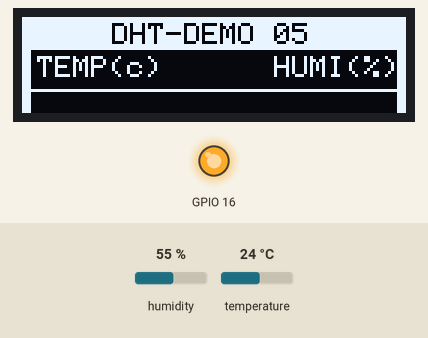
A sketch run on a simulated ESP8266 (NodeMCU). Parts: 128×32 one-colour display, output pins drawn as LEDs (lit = HIGH). Wiring (inferred from the names in the program): DHT22 sensor: data GPIO 13. Inputs (shaded band) come from the test bench; at power-on: humidity 55 %, temperature 24 °C. WiFi joins after 1.5 s; servers stay silent unless stated; no MQTT or app messages arrive unless stated; what the sketch prints to the serial monitor is not drawn.

Above: at 2.4 s.
At 48.5 s:
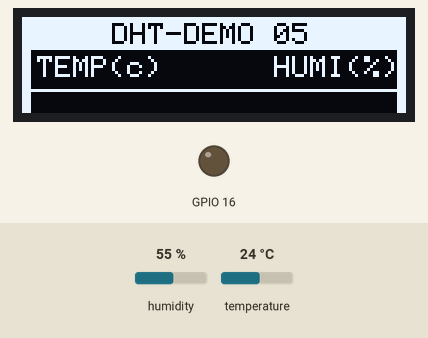
Timing chart, 0 to 130.0 s (numbered marks = the images above):
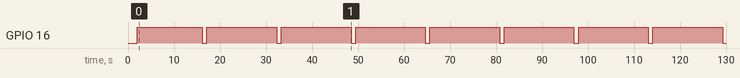

The sketch:

iot_dht_demo.ino
```cpp
 /* 第三方开发板下载配置方法https://blog.csdn.net/u013810296/article/details/54862447?utm_source=blogxgwz3
   硬件：将0.96寸7针OLED，进行改造焊接R3置于R1，并短路R8；
   软定义：Wire.h进行SDA、SCL引脚的软定义
   引脚接线：CS置空、DC连3.3V、D1连SDA、D0连SCL,不采用默认IIC引脚（GPIO4、GPIO5），RES连软定义的复位引脚（便于封装焊接）
   本案列采用Adafruit_SSD1306.h库文件，不能直接使用，需要进行文件修改(本例OLED是SSD1306_128_64）)，解决方法:
        1.进入Arduino库文件夹，打开Adafruit_SSD1306.h (使用任意文本编辑器打开)
        2.找到行：#define SSD1306_128_32
        3.取消改行的注释: #define SSD1306_128_64
        4.在Arduino中打开实例文件： ssd1306_128x64_i2c
        5.在setup函数中将地址从0x3D更改为0x3C
为避免取模后出现错误显示，取模时进行设置：1.横向取模；2.保留最后一个逗号；3.只在字母前加0；
*/
/********************库文件引用*****************************************/
#include <Wire.h>
#include <Adafruit_GFX.h>
#include <Adafruit_SSD1306.h>
#include "DHT.h"
#include <ESP8266WiFi.h>
#include <ArduinoJson.h>
#include <PubSubClient.h>
/*****************************网络初始化****************************/
#define WIFI_SSID "TCGW"       // 使用时请修改为当前你的 wifi ssid
#define WIFI_PASS "tcgw1234"   // 使用时请修改为当前你的 wifi 密码
const char* mqtt_server = "139.224.9.212";
WiFiClient espClient;
PubSubClient client(espClient);
/********************oled与DHT22初始化定义*********************************/
#define OLED_RESET   4
Adafruit_SSD1306 display(OLED_RESET);
#define DHTPIN  13
#define DHTTYPE DHT22
DHT dht(DHTPIN, DHTTYPE);
/********************变量初始化*********************************/
float humidity,humiditybuf;
float temperature,temperaturebuf;
long lastmsg = 0;
long lastpub = 0;
char msg[50];


static const unsigned char PROGMEM Gateway[] = {
0xFF,0xFF,0xFF,0xFF,0xFF,0xFF,0xFF,0xFF,0xFF,0xFF,0xFF,0xFF,0xFF,0xFF,0xFF,0xFF,
0xFF,0xFF,0xFF,0xFF,0xFF,0xFF,0xFF,0xFF,0xFF,0xFF,0xFF,0xFF,0xFF,0xFF,0xFF,0xFF,
0xFF,0xFF,0xFF,0xFF,0xFF,0xFF,0xFF,0xFF,0xFF,0xFF,0xFF,0xFF,0xFF,0xFF,0xFF,0xFF,
0xFF,0xFF,0xFF,0xFE,0xFB,0xFF,0xFF,0xC0,0x1C,0x00,0x7B,0xBF,0xFF,0xFF,0xFF,0xFF,
0xFF,0xFF,0xFF,0xFF,0x40,0x30,0x11,0xDA,0xDD,0xFF,0x7B,0x87,0xFF,0xFF,0xFF,0xFF,
0xFF,0xFF,0xFF,0xFF,0xFB,0xFD,0x7D,0xC0,0x1D,0xFF,0x77,0x77,0xFF,0xFF,0xFF,0xFF,
0xFF,0xFF,0xFF,0xFF,0xE0,0x70,0x1D,0xFD,0xFC,0xEE,0x6C,0xAF,0xFF,0xFF,0xFF,0xFF,
0xFF,0xFF,0xFF,0xFE,0x7B,0xF5,0x5D,0x80,0x0D,0x55,0x63,0xDF,0xCF,0xFF,0xFF,0xFF,
0xFF,0xFF,0xFF,0xFF,0x40,0x35,0x51,0xFD,0xFD,0xBB,0x7B,0xAF,0xCF,0xFF,0xFF,0xFF,
0xFF,0xFF,0xFF,0xFF,0x6F,0x73,0x97,0xE0,0x3D,0xBB,0x76,0x73,0xFF,0xFF,0xFF,0xFF,
0xFF,0xFF,0xFF,0xFF,0x60,0x77,0xD7,0xEF,0xBD,0x55,0x61,0x07,0xFF,0xFF,0xFF,0xFF,
0xFF,0xFF,0xFF,0xFF,0x6F,0x70,0x17,0xEF,0xBC,0xEE,0x7F,0x77,0xCF,0xFF,0xFF,0xFF,
0xFF,0xFF,0xFF,0xFF,0x60,0x77,0xD5,0xED,0xBD,0xFF,0x79,0x77,0xCF,0xFF,0xFF,0xFF,
0xFF,0xFF,0xFF,0xFF,0x2F,0x70,0x15,0xED,0xBD,0xFF,0x67,0x07,0xFF,0xFF,0xFF,0xFF,
0xFF,0xFF,0xFF,0xFF,0x6E,0x77,0xD9,0x80,0x0D,0xFC,0x7F,0x77,0xFF,0xFF,0xFF,0xFF,
0xFF,0xFF,0xFF,0xFF,0xFF,0xFF,0xFF,0xFF,0xFF,0xFF,0xFF,0xFF,0xFF,0xFF,0xFF,0xFF,
0xFF,0xFF,0xFF,0xFF,0xFF,0xFF,0xFF,0xFF,0xFF,0xFF,0xFF,0xFF,0xFF,0xFF,0xFF,0xFF,
0xFF,0xFF,0xFF,0xFF,0xFF,0xFF,0xFF,0xFF,0xFF,0xFF,0xFF,0xFF,0xFF,0xFF,0xFF,0xFF,
0xFF,0xFF,0xFF,0xFF,0xFF,0xFF,0xFF,0xFF,0xFF,0xFF,0xFF,0xFF,0xFF,0xFF,0xFF,0xFF,
  };
  static const unsigned char PROGMEM Kuang[] = {
0xFF,0xFF,0xFF,0xFF,0xFF,0xFF,0xFF,0xFF,0xFF,0xFF,0xFF,0xFF,0xFF,0xFF,0xFF,0xFC,
0x80,0x00,0x00,0x00,0x00,0x00,0x00,0x00,0x00,0x00,0x00,0x00,0x00,0x00,0x00,0x04,
0x80,0x00,0x00,0x00,0x00,0x00,0x00,0x00,0x00,0x00,0x00,0x00,0x00,0x00,0x00,0x04,
0x80,0x00,0x00,0x00,0x00,0x00,0x00,0x00,0x00,0x00,0x00,0x00,0x00,0x00,0x00,0x04,
0x80,0x00,0x00,0x00,0x00,0x00,0x00,0x00,0x00,0x00,0x00,0x00,0x00,0x00,0x00,0x04,
0x80,0x00,0x00,0x00,0x00,0x00,0x00,0x00,0x00,0x00,0x00,0x00,0x00,0x00,0x00,0x04,
0x80,0x00,0x00,0x00,0x00,0x00,0x00,0x00,0x00,0x00,0x00,0x00,0x00,0x00,0x00,0x04,
0x80,0x00,0x00,0x00,0x00,0x00,0x00,0x00,0x00,0x00,0x00,0x00,0x00,0x00,0x00,0x04,
0x80,0x00,0x00,0x00,0x00,0x00,0x00,0x00,0x00,0x00,0x00,0x00,0x00,0x00,0x00,0x04,
0x80,0x00,0x00,0x00,0x00,0x00,0x00,0x00,0x00,0x00,0x00,0x00,0x00,0x00,0x00,0x04,
0x80,0x00,0x00,0x00,0x00,0x00,0x00,0x00,0x00,0x00,0x00,0x00,0x00,0x00,0x00,0x04,
0x80,0x00,0x00,0x00,0x00,0x00,0x00,0x00,0x00,0x00,0x00,0x00,0x00,0x00,0x00,0x04,
0x80,0x00,0x00,0x00,0x00,0x00,0x00,0x00,0x00,0x00,0x00,0x00,0x00,0x00,0x00,0x04,
0x80,0x00,0x00,0x00,0x00,0x00,0x00,0x00,0x00,0x00,0x00,0x00,0x00,0x00,0x00,0x04,
0xFF,0xFF,0xFF,0xFF,0xFF,0xFF,0xFF,0xFF,0xFF,0xFF,0xFF,0xFF,0xFF,0xFF,0xFF,0xFC,};\
static const unsigned char PROGMEM Kuang2[] = {
0xFF,0xFF,0xFF,0xFF,0xFF,0xFF,0xFF,0xFF,0xFF,0xFF,0xFF,0xFF,0xFF,0xFF,0xFF,0xFF,
0xE0,0x00,0x00,0x00,0x00,0x00,0x00,0x00,0x00,0x00,0x00,0x00,0x00,0x00,0x00,0x07,
0xE0,0x00,0x00,0x00,0x00,0x00,0x00,0x00,0x00,0x00,0x00,0x00,0x00,0x00,0x00,0x07,
0xE0,0x00,0x00,0x00,0x00,0x00,0x00,0x00,0x00,0x00,0x00,0x00,0x00,0x00,0x00,0x07,
0xE0,0x00,0x00,0x00,0x00,0x00,0x00,0x00,0x00,0x00,0x00,0x00,0x00,0x00,0x00,0x07,
0xE0,0x00,0x00,0x00,0x00,0x00,0x00,0x00,0x00,0x00,0x00,0x00,0x00,0x00,0x00,0x07,
0xE0,0x00,0x00,0x00,0x00,0x00,0x00,0x00,0x00,0x00,0x00,0x00,0x00,0x00,0x00,0x07,
0xE0,0x00,0x00,0x00,0x00,0x00,0x00,0x00,0x00,0x00,0x00,0x00,0x00,0x00,0x00,0x07,
0xE0,0x00,0x00,0x00,0x00,0x00,0x00,0x00,0x00,0x00,0x00,0x00,0x00,0x00,0x00,0x07,
0xE0,0x00,0x00,0x00,0x00,0x00,0x00,0x00,0x00,0x00,0x00,0x00,0x00,0x00,0x00,0x07,
0xE0,0x00,0x00,0x00,0x00,0x00,0x00,0x00,0x00,0x00,0x00,0x00,0x00,0x00,0x00,0x07,
0xE0,0x00,0x00,0x00,0x00,0x00,0x00,0x00,0x00,0x00,0x00,0x00,0x00,0x00,0x00,0x07,
0xE0,0x00,0x00,0x00,0x00,0x00,0x00,0x00,0x00,0x00,0x00,0x00,0x00,0x00,0x00,0x07,
0xE0,0x00,0x00,0x00,0x00,0x00,0x00,0x00,0x00,0x00,0x00,0x00,0x00,0x00,0x00,0x07,
0xE0,0x00,0x00,0x00,0x00,0x00,0x00,0x00,0x00,0x00,0x00,0x00,0x00,0x00,0x00,0x07,
0xE0,0x00,0x00,0x00,0x00,0x00,0x00,0x00,0x00,0x00,0x00,0x00,0x00,0x00,0x00,0x07,
0xE0,0x00,0x00,0x00,0x00,0x00,0x00,0x00,0x00,0x00,0x00,0x00,0x00,0x00,0x00,0x07,
0xE0,0x00,0x00,0x00,0x00,0x00,0x00,0x00,0x00,0x00,0x00,0x00,0x00,0x00,0x00,0x07,
0xE0,0x00,0x00,0x00,0x00,0x00,0x00,0x00,0x00,0x00,0x00,0x00,0x00,0x00,0x00,0x07,
0xE0,0x00,0x00,0x00,0x00,0x00,0x00,0x00,0x00,0x00,0x00,0x00,0x00,0x00,0x00,0x07,
0xE0,0x00,0x00,0x00,0x00,0x00,0x00,0x00,0x00,0x00,0x00,0x00,0x00,0x00,0x00,0x07,
0xE0,0x00,0x00,0x00,0x00,0x00,0x00,0x00,0x00,0x00,0x00,0x00,0x00,0x00,0x00,0x07,
0xE0,0x00,0x00,0x00,0x00,0x00,0x00,0x00,0x00,0x00,0x00,0x00,0x00,0x00,0x00,0x07,
0xE0,0x00,0x00,0x00,0x00,0x00,0x00,0x00,0x00,0x00,0x00,0x00,0x00,0x00,0x00,0x07,
0xE0,0x00,0x00,0x00,0x00,0x00,0x00,0x00,0x00,0x00,0x00,0x00,0x00,0x00,0x00,0x07,
0xE0,0x00,0x00,0x00,0x00,0x00,0x00,0x00,0x00,0x00,0x00,0x00,0x00,0x00,0x00,0x07,
0xE0,0x00,0x00,0x00,0x00,0x00,0x00,0x00,0x00,0x00,0x00,0x00,0x00,0x00,0x00,0x07,
0xE0,0x00,0x00,0x00,0x00,0x00,0x00,0x00,0x00,0x00,0x00,0x00,0x00,0x00,0x00,0x07,
0xE0,0x00,0x00,0x00,0x00,0x00,0x00,0x00,0x00,0x00,0x00,0x00,0x00,0x00,0x00,0x07,
0xE0,0x00,0x00,0x00,0x00,0x00,0x00,0x00,0x00,0x00,0x00,0x00,0x00,0x00,0x00,0x07,
0xE0,0x00,0x00,0x00,0x00,0x00,0x00,0x00,0x00,0x00,0x00,0x00,0x00,0x00,0x00,0x07,
0xE0,0x00,0x00,0x00,0x00,0x00,0x00,0x00,0x00,0x00,0x00,0x00,0x00,0x00,0x00,0x07,
0xE0,0x00,0x00,0x00,0x00,0x00,0x00,0x00,0x00,0x00,0x00,0x00,0x00,0x00,0x00,0x07,
0xE0,0x00,0x00,0x00,0x00,0x00,0x00,0x00,0x00,0x00,0x00,0x00,0x00,0x00,0x00,0x07,
0xE0,0x00,0x00,0x00,0x00,0x00,0x00,0x00,0x00,0x00,0x00,0x00,0x00,0x00,0x00,0x07,
0xE0,0x00,0x00,0x00,0x00,0x00,0x00,0x00,0x00,0x00,0x00,0x00,0x00,0x00,0x00,0x07,
0xE0,0x00,0x00,0x00,0x00,0x00,0x00,0x00,0x00,0x00,0x00,0x00,0x00,0x00,0x00,0x07,
0xE0,0x00,0x00,0x00,0x00,0x00,0x00,0x00,0x00,0x00,0x00,0x00,0x00,0x00,0x00,0x07,
0xE0,0x00,0x00,0x00,0x00,0x00,0x00,0x00,0x00,0x00,0x00,0x00,0x00,0x00,0x00,0x07,
0xE0,0x00,0x00,0x00,0x00,0x00,0x00,0x00,0x00,0x00,0x00,0x00,0x00,0x00,0x00,0x07,
0xE0,0x00,0x00,0x00,0x00,0x00,0x00,0x00,0x00,0x00,0x00,0x00,0x00,0x00,0x00,0x07,
0xE0,0x00,0x00,0x00,0x00,0x00,0x00,0x00,0x00,0x00,0x00,0x00,0x00,0x00,0x00,0x07,
0xE0,0x00,0x00,0x00,0x00,0x00,0x00,0x00,0x00,0x00,0x00,0x00,0x00,0x00,0x00,0x07,
0xE0,0x00,0x00,0x00,0x00,0x00,0x00,0x00,0x00,0x00,0x00,0x00,0x00,0x00,0x00,0x07,
0xE0,0x00,0x00,0x00,0x00,0x00,0x00,0x00,0x00,0x00,0x00,0x00,0x00,0x00,0x00,0x07,
0xE0,0x00,0x00,0x00,0x00,0x00,0x00,0x00,0x00,0x00,0x00,0x00,0x00,0x00,0x00,0x07,
0xE0,0x00,0x00,0x00,0x00,0x00,0x00,0x00,0x00,0x00,0x00,0x00,0x00,0x00,0x00,0x07,
0xE0,0x00,0x00,0x00,0x00,0x00,0x00,0x00,0x00,0x00,0x00,0x00,0x00,0x00,0x00,0x07,
0xE0,0x00,0x00,0x00,0x00,0x00,0x00,0x00,0x00,0x00,0x00,0x00,0x00,0x00,0x00,0x07,
0xE0,0x00,0x00,0x00,0x00,0x00,0x00,0x00,0x00,0x00,0x00,0x00,0x00,0x00,0x00,0x07,
0xE0,0x00,0x00,0x00,0x00,0x00,0x00,0x00,0x00,0x00,0x00,0x00,0x00,0x00,0x00,0x07,
0xE0,0x00,0x00,0x00,0x00,0x00,0x00,0x00,0x00,0x00,0x00,0x00,0x00,0x00,0x00,0x07,
0xE0,0x00,0x00,0x00,0x00,0x00,0x00,0x00,0x00,0x00,0x00,0x00,0x00,0x00,0x00,0x07,
0xE0,0x00,0x00,0x00,0x00,0x00,0x00,0x00,0x00,0x00,0x00,0x00,0x00,0x00,0x00,0x07,
0xE0,0x00,0x00,0x00,0x00,0x00,0x00,0x00,0x00,0x00,0x00,0x00,0x00,0x00,0x00,0x07,
0xE0,0x00,0x00,0x00,0x00,0x00,0x00,0x00,0x00,0x00,0x00,0x00,0x00,0x00,0x00,0x07,
0xE0,0x00,0x00,0x00,0x00,0x00,0x00,0x00,0x00,0x00,0x00,0x00,0x00,0x00,0x00,0x07,
0xE0,0x00,0x00,0x00,0x00,0x00,0x00,0x00,0x00,0x00,0x00,0x00,0x00,0x00,0x00,0x07,
0xE0,0x00,0x00,0x00,0x00,0x00,0x00,0x00,0x00,0x00,0x00,0x00,0x00,0x00,0x00,0x07,
0xE0,0x00,0x00,0x00,0x00,0x00,0x00,0x00,0x00,0x00,0x00,0x00,0x00,0x00,0x00,0x07,
0xE0,0x00,0x00,0x00,0x00,0x00,0x00,0x00,0x00,0x00,0x00,0x00,0x00,0x00,0x00,0x07,
0xFF,0xFF,0xFF,0xFF,0xFF,0xFF,0xFF,0xFF,0xFF,0xFF,0xFF,0xFF,0xFF,0xFF,0xFF,0xFF,
0xFF,0xFF,0xFF,0xFF,0xFF,0xFF,0xFF,0xFF,0xFF,0xFF,0xFF,0xFF,0xFF,0xFF,0xFF,0xFF,
0xFF,0xFF,0xFF,0xFF,0xFF,0xFF,0xFF,0xFF,0xFF,0xFF,0xFF,0xFF,0xFF,0xFF,0xFF,0xFF,
};


/***********************************************************/
void setup(void) {
  Serial.begin(9600);
  dht.begin();
  pinMode(16,OUTPUT);

  Wire.begin(4, 5);           // set I2C pins [SDA = GPIO0 (D2), SCL = GPIO2 (D3)], default clock is 100kHz
  display.begin(SSD1306_SWITCHCAPVCC, 0x3D);
  display.clearDisplay(); // Clear the display buffer.
  display.drawFastHLine(0, 64, SSD1306_LCDWIDTH, WHITE);
  display.setTextSize(1);
  display.setTextColor(WHITE, BLACK);

  WiFi.begin(WIFI_SSID, WIFI_PASS);
  client.setServer(mqtt_server,1883);
  delay(2000);
  Serial.println(F("[Debug]:初始化完成..."));
}

/******************************************************************/
void loop() {
  /*监测WiFi状态，并显示、提示连接的网关*/
 if (WiFi.status() != WL_CONNECTED) {
        Serial.println(F("[Debug]:请连接Wifi..."));
        display.setTextColor(BLACK,WHITE );
        display.setTextSize(1);
        display.drawBitmap(0, 0, Gateway, 128, 19, 1);
        display.setTextColor(WHITE,BLACK);
        display.setTextSize(1);
        display.setCursor(0, 31);
        display.print("     SSID: TCGW");
        display.setCursor(0, 46);
        display.print("   PSWD: tcgw1234");
        display.display();
        display.clearDisplay();
        delay(3500);}
        digitalWrite(16,HIGH);

        /*数据采集，采集的过程中会出现采集失败“nan”的正常状况，所以采用缓存来避免“nan”值的显示*/
        humidity = dht.readHumidity();
        temperature = dht.readTemperature();
        if(!isnan(temperature) && !isnan(humidity)){
             temperaturebuf = temperature;
             humiditybuf = humidity;
             Serial.print(F("温度："));
             Serial.print(temperature);
             Serial.print(F("  湿度："));
             Serial.println(humidity);
        } else{
             Serial.print(F("温度(buf)："));
             Serial.print(temperaturebuf);
             Serial.print(F("  湿度(buf)："));
             Serial.println(humiditybuf);
             }


        /*屏幕第一行的显示*/
        display.setTextColor(BLACK,WHITE );
        display.setTextSize(1);
        display.setCursor(0, 0);
        display.print("                     ");
        display.setCursor(0, 2);
        display.print("     DHT-DEMO 05       ");
        /*第二行标签的显示*/
        display.setTextSize(1);
        display.setTextColor( WHITE,BLACK);
        display.setCursor(0, 10);
        display.print("                     ");
        display.setCursor(5, 13);
        display.print("TEMP(c)");
        display.setCursor(84, 13);
        display.print("HUMI(%)");
        display.setTextColor(WHITE,BLACK);
        //display.setCursor(0, 20);
        display.drawBitmap(0, 10, Kuang, 128, 15, 1);
        display.drawBitmap(0, 0, Kuang2, 128, 64, 1);
        //display.print("---------------------");
        /*第三行温湿度的显示*/
        display.setTextSize(2);
        display.setCursor(5, 38);
        if(!isnan(temperature)){
            display.print(temperature,1);
        }else{
            display.print(temperaturebuf,1);}
        display.setTextSize(2);
        display.setCursor(76, 38);
        if(!isnan(humidity)){
            display.print(humidity,1);
        }else{
            display.print(humiditybuf,1);}

        display.display();
        display.clearDisplay();

        client.loop();
        long now = millis();
        if (now - lastmsg >15000 && !isnan(dht.readTemperature())) {
               lastmsg = now;
               client.connect("LOCBx798RQ39ByN05LVd","LOCBx798RQ39ByN05LVd","");
                       /*jason字串拼接*/
                       String payload = "{";
                       payload += "\"TEMP\":";
                       payload += temperature;
                       payload += ",";
                       payload += "\"HUMI\":";
                       payload += humidity;
                       payload += "}";
                       /*数据发布*/
                       char attributes[300];
                       payload.toCharArray( attributes, 100 );
                       client.publish( "v1/devices/me/telemetry", attributes );
                       Serial.print(F("[Debug]:发布成功,内容为: "));
                       digitalWrite(16,LOW);
                       Serial.println(attributes);
                       }
                 delay(1000);
   }


/*
static const unsigned char PROGMEM Du[] = {//24x21
0x03,0x00,0x00,0x07,0x87,0xC0,0x06,0x9E,0xE8,0x07,0x98,0x38,0x03,0x30,0x18,0x00,
0x30,0x08,0x00,0x60,0x00,0x00,0x60,0x00,0x00,0x60,0x00,0x00,0x60,0x00,0x00,0x60,
0x00,0x00,0x30,0x00,0x00,0x30,0x08,0x00,0x18,0x38,0x00,0x0F,0xF0,0x00,0x07,0xC0,
0x12,0x00,0x00,0x00,0x01,0x00,0x00,0x00,0x02,0x00,0x00,0x00,0x31,0x36,0x00,
};
static const unsigned char PROGMEM Bai[] = {
0x00,0x00,0x00,0x0E,0x00,0xC0,0x1F,0x01,0xC0,0x19,0x03,0x80,0x19,0x07,0x00,0x19,
0x0E,0x00,0x19,0x1C,0x00,0x1F,0x38,0x00,0x0E,0x73,0x80,0x00,0xE7,0xC0,0x01,0xC4,
0xC0,0x03,0x84,0xC0,0x07,0x04,0xC0,0x0E,0x04,0xC0,0x0C,0x07,0xC0,0x00,0x03,0x80,
0x08,0x62,0x39,0x02,0x08,0x62,0x39,0x02,0x7C,0x06,0x00,0x00,0x10,0x00,0x00,};

第四行显示单位
display.setTextSize(1);
display.drawBitmap(9, 49, Du, 21, 21, 1);
display.drawBitmap(91, 48, Bai, 21, 21, 1);
*/
         /*避免过多的nan值显示而引用的测试代码：
       * client.loop();                                                     //MCU接收数据的主循环函数
        long now = millis();                                               //millis()函数从程序开始处返回毫秒
        if (now - lastmsg >5000 && !isnan(dht.readTemperature())) {                                         //每隔1秒发一次信号
              lastmsg = now;

               if(WiFi.status() != WL_CONNECTED){
                      Serial.println(F("[Debug]:WiFi未连接..."));
               }else{ Serial.println(F("[Debug]:WiFi已连接，即将连接服务..."));}
               client.connect("aH1oVsTHng8LZUKTxi55","aH1oVsTHng8LZUKTxi55","");
               if (!client.connected()) {
                      Serial.println(F("[Debug]:MQTT服务未连接..."));
               }else{
                      Serial.println(F("[Debug]:MQTT连接成功..."));
                       String payload = "{";                       //构建一个 JSON 格式的payload的字符串
                       payload += "\"TEMP\":";
                       payload += temperature;                             //引入温度变量
                       payload += ",";
                       payload += "\"HUMI\":";
                       payload += humidity;
                       payload += "}";

                       char attributes[300];                         //发布主题的内容长度
                       payload.toCharArray( attributes, 100 );       //将pyload字串指向变量attributes
                       client.publish( "v1/devices/me/telemetry", attributes );      //发布的主题名称及存储在json格式payload下的字串（主题名可更改）
                       Serial.print(F("[Debug]:发布成功,内容为: "));                                  //串口打印发布的信息
                       digitalWrite(16,LOW);
                       Serial.println(attributes);
                       }
                 }
                 delay(1000);*/
```

Measured:
- by itself, GPIO 16: alternates HIGH for 15.2 s and LOW for 1.0 s
